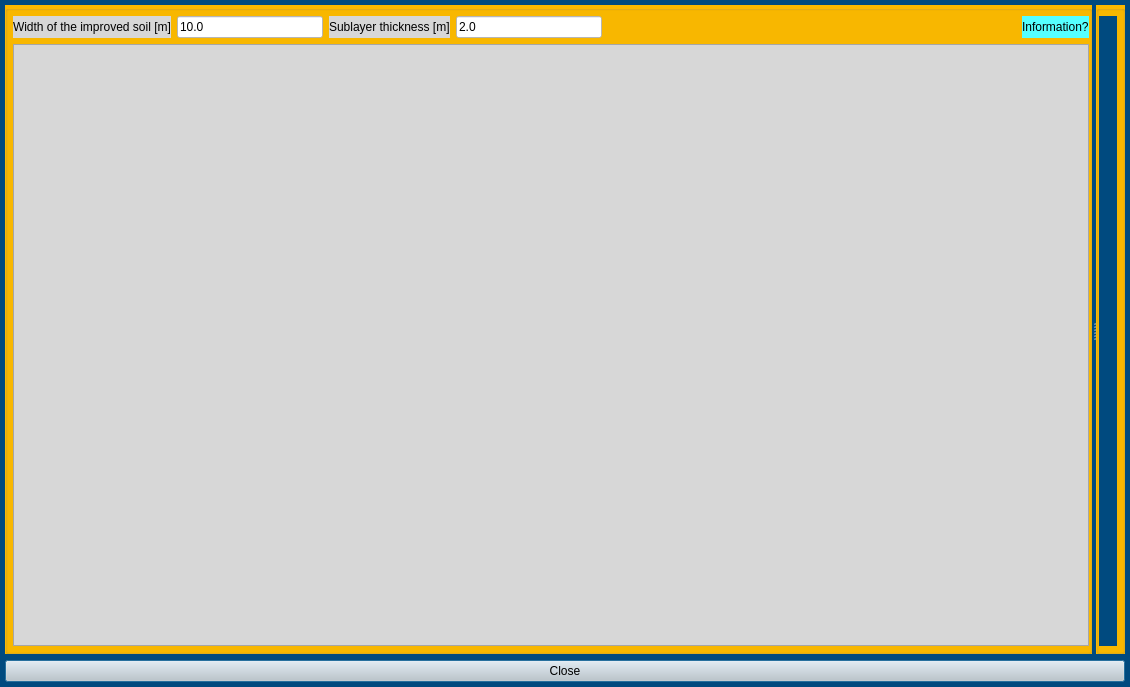
<?xml version="1.0" encoding="UTF-8"?>
<ui version="4.0">
 <class>Dialog</class>
 <widget class="QDialog" name="Dialog">
  <property name="geometry">
   <rect>
    <x>0</x>
    <y>0</y>
    <width>1130</width>
    <height>687</height>
   </rect>
  </property>
  <property name="windowTitle">
   <string>Dialog</string>
  </property>
  <property name="styleSheet">
   <string notr="true">QWidget{
background-color: rgb(0, 74, 127);
}

QPushButton{
background-color: rgb(205, 205, 205);
}

QLineEdit{
background-color:rgb(255, 255, 255)
}

QLabel{
background-color:rgb(215, 215, 215)
}

QCheckBox{
background-color:rgb(215, 215, 215)
}


QTableWidget{
background-color:rgb(215, 215, 215)
}

QComboBox{
background-color:rgb(255, 255, 255)
}
</string>
  </property>
  <layout class="QGridLayout" name="gridLayout_3">
   <property name="leftMargin">
    <number>5</number>
   </property>
   <property name="topMargin">
    <number>5</number>
   </property>
   <property name="rightMargin">
    <number>5</number>
   </property>
   <property name="bottomMargin">
    <number>5</number>
   </property>
   <item row="1" column="1">
    <widget class="QPushButton" name="pushButton">
     <property name="text">
      <string>Close</string>
     </property>
    </widget>
   </item>
   <item row="0" column="1">
    <widget class="QSplitter" name="splitter">
     <property name="orientation">
      <enum>Qt::Horizontal</enum>
     </property>
     <widget class="QGroupBox" name="groupBox">
      <property name="enabled">
       <bool>true</bool>
      </property>
      <property name="toolTip">
       <string/>
      </property>
      <property name="styleSheet">
       <string notr="true">QGroupBox{
background-color: rgb(251, 185, 0);
}
</string>
      </property>
      <property name="title">
       <string/>
      </property>
      <layout class="QGridLayout" name="gridLayout">
       <property name="leftMargin">
        <number>5</number>
       </property>
       <property name="topMargin">
        <number>5</number>
       </property>
       <property name="rightMargin">
        <number>0</number>
       </property>
       <property name="bottomMargin">
        <number>5</number>
       </property>
       <item row="0" column="2">
        <widget class="QLabel" name="label_4">
         <property name="text">
          <string>Sublayer thickness [m]</string>
         </property>
        </widget>
       </item>
       <item row="0" column="0">
        <widget class="QLabel" name="label">
         <property name="text">
          <string>Width of the improved soil [m]</string>
         </property>
        </widget>
       </item>
       <item row="0" column="4">
        <spacer name="horizontalSpacer">
         <property name="orientation">
          <enum>Qt::Horizontal</enum>
         </property>
         <property name="sizeHint" stdset="0">
          <size>
           <width>408</width>
           <height>20</height>
          </size>
         </property>
        </spacer>
       </item>
       <item row="2" column="0" colspan="6">
        <widget class="QTableWidget" name="tableWidget">
         <attribute name="horizontalHeaderDefaultSectionSize">
          <number>80</number>
         </attribute>
        </widget>
       </item>
       <item row="0" column="3">
        <widget class="QLineEdit" name="lineEdit_4">
         <property name="text">
          <string>2.0</string>
         </property>
        </widget>
       </item>
       <item row="0" column="5">
        <widget class="QLabel" name="label_5">
         <property name="toolTip">
          <string>&lt;html&gt;&lt;head/&gt;&lt;body&gt;&lt;p&gt;The calculations here follow Priebe [1]. Below are the summaries.&lt;/p&gt;&lt;p&gt;Depending on the sub soil layer thickness and depth of columns given, the number of sub soil layers will be adjusted accordingly. Soil parameters of the sub soil layers are copied from the original soil layers, only stiffness moduli are improved and soil strength parameters are adjusted after Priebe equations.&lt;/p&gt;&lt;p&gt;Soil stiffness E_s and columns stiffness E_c are calculated for each sub soil layers in the improved soil region following the relation E = v_e * 100 * (sigma_v'/100)^w_e.&lt;/p&gt;&lt;p&gt;When friction angle of soil is modified by the columns, K0nc is updated by the relation K0nc = 1 - sin(phi_bar).&lt;/p&gt;&lt;p&gt;For HS-small soil, the ratio E_dyn/E_sta is recalculated from the current EurRef value by interpolationg from the (E_dyn/E_sta - E_sta) curve for soil. Then, G0ref is adapted following the relation G0ref = EurRef*(E_dyn/E_sta)*(1/2.4).&lt;/p&gt;&lt;p&gt;Reference:&lt;/p&gt;&lt;p&gt;[1] Priebe, H.J., 1995. The design of vibro replacement. &lt;span style=&quot; font-style:italic;&quot;&gt;Ground engineering&lt;/span&gt;, &lt;span style=&quot; font-style:italic;&quot;&gt;28&lt;/span&gt;(10), p.31.&lt;/p&gt;&lt;/body&gt;&lt;/html&gt;</string>
         </property>
         <property name="styleSheet">
          <string notr="true">background-color: rgb(85, 255, 255);</string>
         </property>
         <property name="text">
          <string>Information?</string>
         </property>
        </widget>
       </item>
       <item row="0" column="1">
        <widget class="QLineEdit" name="lineEdit">
         <property name="text">
          <string>10.0</string>
         </property>
        </widget>
       </item>
      </layout>
     </widget>
     <widget class="QGroupBox" name="groupBox_2">
      <property name="styleSheet">
       <string notr="true">QGroupBox{
background-color: rgb(251, 185, 0);
}
</string>
      </property>
      <property name="title">
       <string/>
      </property>
      <layout class="QGridLayout" name="gridLayout_2">
       <property name="leftMargin">
        <number>0</number>
       </property>
       <property name="topMargin">
        <number>5</number>
       </property>
       <property name="rightMargin">
        <number>5</number>
       </property>
       <property name="bottomMargin">
        <number>5</number>
       </property>
       <item row="0" column="0" colspan="2">
        <widget class="QWidget" name="widget" native="true"/>
       </item>
      </layout>
     </widget>
    </widget>
   </item>
  </layout>
 </widget>
 <resources/>
 <connections/>
</ui>
